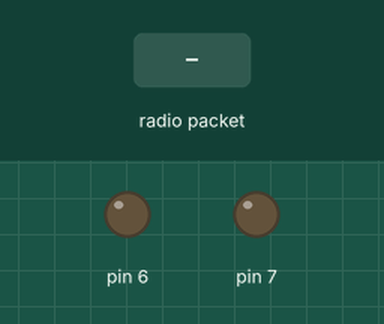
A sketch run on a simulated Arduino Uno, built with avr-gcc and run on an emulated ATmega328P. Parts: output pins drawn as LEDs (lit = HIGH). Inputs (shaded band) come from the test bench. No radio packets arrive unless stated; what the sketch prints to the serial monitor is not drawn.

Above: at 1.2 s.
1.3 s: radio packet "1" arrives
Timing chart, 0 to 4.3 s (numbered marks = the images above; inputs shaded):
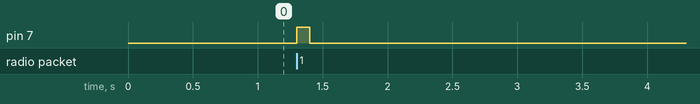

The sketch:

arduinoReceiver.ino
```cpp
#include <ArduinoJson.h>
#include <SPI.h>
#include <LoRa.h>

void setup() {
  Serial.begin(9600);
  while (!Serial);
  pinMode(7,OUTPUT);
  pinMode(6,OUTPUT);
  Serial.println("LoRa Receiver");

  if (!LoRa.begin(433E6)) {
    Serial.println("Starting LoRa failed!");
    while (1);
  }
}

void loop() {
  // try to parse packet

  int loraData;
  int packetSize = LoRa.parsePacket();
  if (packetSize) {
    // received a packet
    Serial.print("Received packet '");
    digitalWrite(7,HIGH);


    delay(100);
    digitalWrite(7,LOW);


    loraData = LoRa.read();

    if(loraData>20){digitalWrite(6,HIGH);}
    if(loraData>30){digitalWrite(6,LOW);}
    while (LoRa.available()) {
      Serial.println((char)LoRa.read());
    }

    // print RSSI of packet
    Serial.print("' with RSSI ");
    Serial.println(LoRa.packetRssi());
  }


}
```

Measured:
- after the input at 1.3 s, pin 7: LOW → HIGH at once, → LOW 0.10 s later
